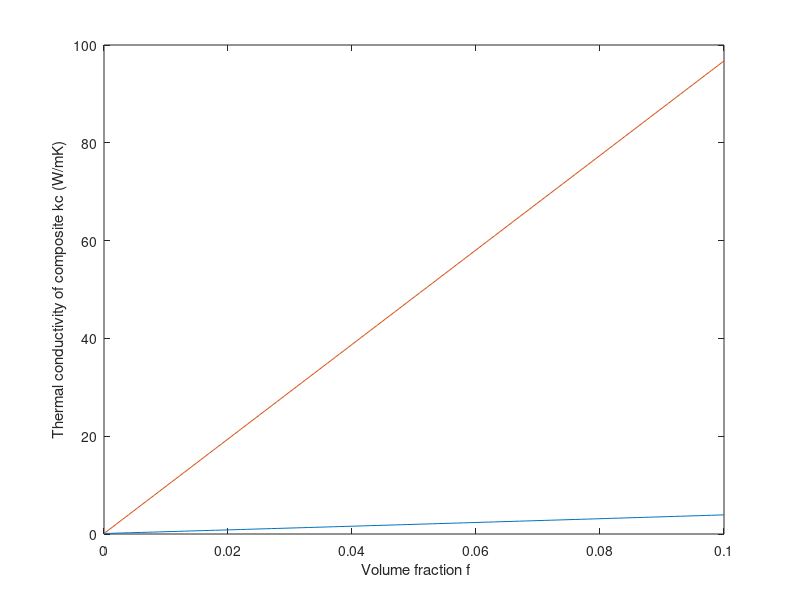

MATLAB code for this plot:
clc;
close all;
clear all;


%%%%%%%%%%%
A1= 500 *10^-9;
sigbA = 3.7*10^9;

L1= 300*10^-9;%%%%%%%%%%

% v=2*10^4;
% C= 700*2300  
%  kp1 = 1/3 *Lef1* v* C
 
 kp1 =(sigbA )/(1/(L1)+2/(pi *A1));
%kp= 2000;
km=0.1;
H1=3*.35*10^-9;%%%%%%%%%%%
% H=.35*10^-9
a11=L1;
a21=L1;
a31=H1;

% kp1=550%%%%%%%%%%

Rb=10*10^-9;

p1=H1/L1

ak1=Rb*km
alp1=Rb*km/H1


L111=(p1^2/(2*(p1^2-1)))+(p1/(2*(1-p1^2)^(3/2)))*acos(p1)
gama1=(1+2*p1)*alp1;

L221=L111;
L331=1-2*L111

kc111=kp1/(1+gama1*L111*kp1/km);
kc221=kp1/(1+gama1*L221*kp1/km);
kc331=kp1/(1+gama1*L331*kp1/km);

% kc111=kp1 +gama1*(1-L111)*km;
% kc221=kp1 +gama1*(1-L221)*km;
% kc331=kp1 +gama1*(1-L331)*km;

b111=(kc111-km)/(km +L111*(kc111-km));
b221=(kc221-km)/(km +L221*(kc221-km));
b331=(kc331-km)/(km +L331*(kc331-km));


%%%%%%%%%%%
%%%%%%%%%%%
A2=775*10^-9;
L2=100*10^-9;
H2=0.35*10^-9;
% H=.35*10^-9
a12=L2;
a22=L2;
a32=H2;

 kp2 =(sigbA )/(1/(L2)+2/(pi *A2));

p2=H2/L2


ak2=Rb*km
alp2=Rb*km/H2

L112=(p2^2/(2*(p2^2-1)))+(p2/(2*(1-p2^2)^(3/2)))*acos(p2)
gama2=(1+2*p2)*alp2;

L222=L112;
L332=1-2*L112

kc112=kp2/(1+gama2*L112*kp2/km);
kc222=kp2/(1+gama2*L222*kp2/km);
kc332=kp2/(1+gama2*L332*kp2/km);

% kc112=kp2 +gama2*(1-L112)*km;
% kc222=kp2 +gama2*(1-L222)*km;
% kc332=kp2 +gama2*(1-L332)*km;

b112=(kc112-km)/(km +L112*(kc112-km));
b222=(kc222-km)/(km +L222*(kc222-km));
b332=(kc332-km)/(km +L332*(kc332-km));




%%%%%%%%%%%
L3= 5000*10^-9;%%%%%%%%%%
H3=3*0.35*10^-9;
% Lef3=(A* L3)/(A+ L3);
% v=1*10^6;
% C= 700
   kp3=2200
   
%    T=300
%     vt=18000;
%     vl=24000;
%     gammat=0.75;
%     gammal=1.8;
%     M=1.87*1.992*10^-26;
%     wmaxt=108*10^12;
%     wmaxl=241*10^12;
%     kb=1.38065*10^-23;
%     hc=1.0545*10^-34;
%     h=0.35*10^-9;
%         wmint=vt/gammat*sqrt(M*vt*wmaxt/(kb*T*L3));
%         wminl=vl/gammal*sqrt(M*vl*wmaxl/(kb*T*L3));
%         Ft=-log(abs(exp(hc*wmint/(kb*T))-1))+hc*wmint/(kb*T)*(exp(hc*wmint/(kb*T))/(exp(hc*wmint/(kb*T))-1));
%         Fl=-log(abs(exp(hc*wminl/(kb*T))-1))+hc*wminl/(kb*T)*(exp(hc*wminl/(kb*T))/(exp(hc*wminl/(kb*T))-1));
%         kumeq=M/(4*pi*T*h)*(wmaxt*vt^2/gammat^2*Ft(i)+wmaxl*vl^2/gammal^2*Fl(i));
%  
%         kp3(i)=kumeq(i)*1     ; 
   
   

a13=L3;
a23=L3;
a33=H3;

% kp3=2000%%%%%%%%%%%%%

p3=H3/L3

ak3=Rb*km
alp3=Rb*km/H3


L113=(p3^2/(2*(p3^2-1)))+(p3/(2*(1-p3^2)^(3/2)))*acos(p3)
gama3=(1+2*p3)*alp3;

L223=L113;
L333=1-2*L113

kc113=kp3/(1+gama3*L113*kp3/km);
kc223=kp3/(1+gama3*L223*kp3/km);
kc333=kp3/(1+gama3*L333*kp3/km);

% kc113=kp3 +gama3*(1-L113)*km;
% kc223=kp3 +gama3*(1-L223)*km;
% kc333=kp3 +gama3*(1-L333)*km;

b113=(kc113-km)/(km +L113*(kc113-km));
b223=(kc223-km)/(km +L223*(kc223-km));
b333=(kc333-km)/(km +L333*(kc333-km));



fr1=0.75
fr2=0.1
fr3=0.15





f=0:0.001:0.1
% cs=1/3; %%%%
for i=1:length(f)
%   k11(i)=(2+ f(i)*(b11*(1-L11)*(1+cs)+ b33*(1-L33)*(1-cs) ))/(2-f(i)*(b11*L11*(1+cs)+b33*L33*(1-cs)));
 k1(i) =(3+f(i)*(2*b111*(1-L111)+b331*(1-L331)))/(3-f(i)*(2*b111*L111+b331*L331));
  ka1(i)=k1(i)*km;
  ke1(i)=ka1(i)*fr1;
  k2(i) =(3+f(i)*(2*b112*(1-L112)+b332*(1-L332)))/(3-f(i)*(2*b112*L112+b332*L332));
  ka2(i)=k2(i)*km;
  ke2(i)=ka2(i)*fr2;
   k3(i) =(3+f(i)*(2*b113*(1-L113)+b333*(1-L333)))/(3-f(i)*(2*b113*L113+b333*L333));
  ka3(i)=k3(i)*km;
  ke3(i)=ka3(i)*fr3;
  
  ktim(i)=ke1(i)+ke2(i)+ke3(i);
  
end



%     plot(f,ke1)
% hold on;
%      plot(f,ke2)
%  hold on;
%    plot(f,ke3)
%  hold on;
  plot(f,ktim)
  hold on;
 
  
  
  
  
%   fr21=0.70
%   fr22=0.10
%   fr23=0.20
% 
% f=0:0.001:0.1
% % cs=1/3; %%%%
% for i=1:length(f)
% %   k11(i)=(2+ f(i)*(b11*(1-L11)*(1+cs)+ b33*(1-L33)*(1-cs) ))/(2-f(i)*(b11*L11*(1+cs)+b33*L33*(1-cs)));
%  k1(i) =(3+f(i)*(2*b111*(1-L111)+b331*(1-L331)))/(3-f(i)*(2*b111*L111+b331*L331));
%   ka1(i)=k1(i)*km;
%   ke1(i)=ka1(i)*fr21;
%   k2(i) =(3+f(i)*(2*b112*(1-L112)+b332*(1-L332)))/(3-f(i)*(2*b112*L112+b332*L332));
%   ka2(i)=k2(i)*km;
%   ke2(i)=ka2(i)*fr22;
%    k3(i) =(3+f(i)*(2*b113*(1-L113)+b333*(1-L333)))/(3-f(i)*(2*b113*L113+b333*L333));
%   ka3(i)=k3(i)*km;
%   ke3(i)=ka3(i)*fr23;
%   
%   ktim2(i)=ke1(i)+ke2(i)+ke3(i);
%   
% end
% 
%     plot(f,ktim2)
%     hold on;
% 
%      fr31=0.65
%      fr32=0.10
%      fr33=0.25
% 
% f=0:0.001:0.1
% % cs=1/3; %%%%
% for i=1:length(f)
% %   k11(i)=(2+ f(i)*(b11*(1-L11)*(1+cs)+ b33*(1-L33)*(1-cs) ))/(2-f(i)*(b11*L11*(1+cs)+b33*L33*(1-cs)));
%  k1(i) =(3+f(i)*(2*b111*(1-L111)+b331*(1-L331)))/(3-f(i)*(2*b111*L111+b331*L331));
%   ka1(i)=k1(i)*km;
%   ke1(i)=ka1(i)*fr31;
%   k2(i) =(3+f(i)*(2*b112*(1-L112)+b332*(1-L332)))/(3-f(i)*(2*b112*L112+b332*L332));
%   ka2(i)=k2(i)*km;
%   ke2(i)=ka2(i)*fr32;
%    k3(i) =(3+f(i)*(2*b113*(1-L113)+b333*(1-L333)))/(3-f(i)*(2*b113*L113+b333*L333));
%   ka3(i)=k3(i)*km;
%   ke3(i)=ka3(i)*fr33;
%   
%   ktim3(i)=ke1(i)+ke2(i)+ke3(i);
%   
% end
% 
%     plot(f,ktim3)








for i=1:length(f)
    
    k11(i) = km * (kp1*(1+alp1)+ km + f(i)*(kp1*(1-alp1)-km ) )/(kp1*(1+alp1)+ km - f(i)*(kp1*(1-alp1)-km ) );
    k31(i)= (1-f(i))*km + f(i)* kp1;
 
%      ka1(i)=k11(i);
     ka1(i)=k31(i);   % for transverse conductivity
    ke1(i)=ka1(i)*fr1;
   
    k12(i) = km * (kp2*(1+alp2)+ km + f(i)*(kp2*(1-alp2)-km ) )/(kp2*(1+alp2)+ km - f(i)*(kp2*(1-alp2)-km ) );
    k32(i)= (1-f(i))*km + f(i)* kp2;
%     ka2(i)=k12(i);
    ka2(i)=k32(i);   % for transverse conductivity
   ke2(i)=ka2(i)*fr2;
   
    k13(i) = km * (kp3*(1+alp3)+ km + f(i)*(kp3*(1-alp3)-km ) )/(kp3*(1+alp3)+ km - f(i)*(kp3*(1-alp3)-km ) );
    k33(i)= (1-f(i))*km + f(i)* kp3;
%     ka3(i)=k13(i);
    ka3(i)=k33(i);   % for transverse conductivity
   ke3(i)=ka3(i)*fr3;
  
  ktim22(i)=ke1(i)+ke2(i)+ke3(i);
  
end
plot(f,ktim22)







 xlabel(' Volume fraction f'), ylabel('Thermal conductivity of composite kc (W/mK)'),
% title('thermal conductivity vs. f=volume fraction for graphene-MLG-epoxy compodite: differnt sample ')

f1=f';
kt=ktim';
kt1=ktim22';